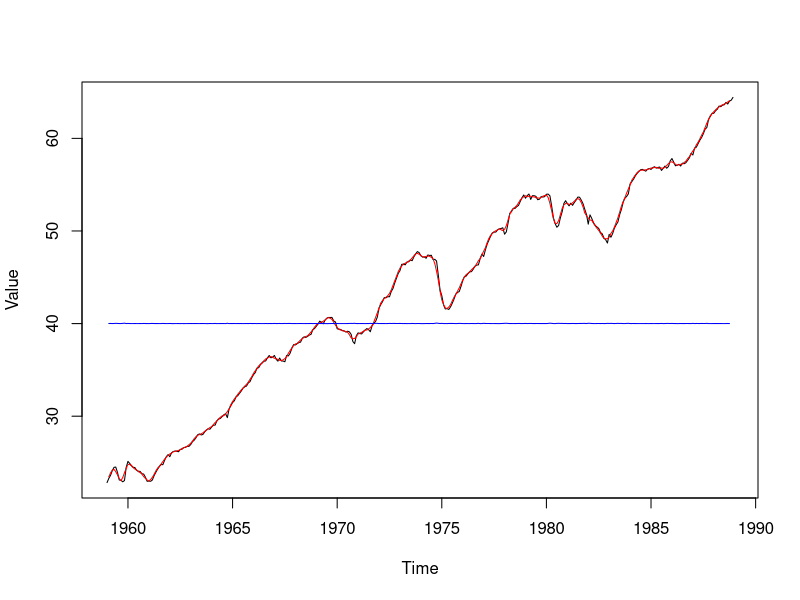
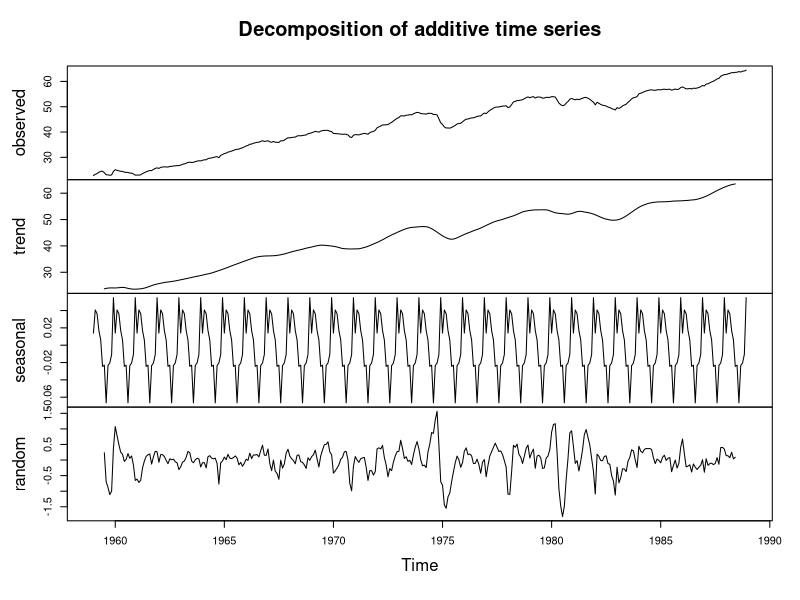
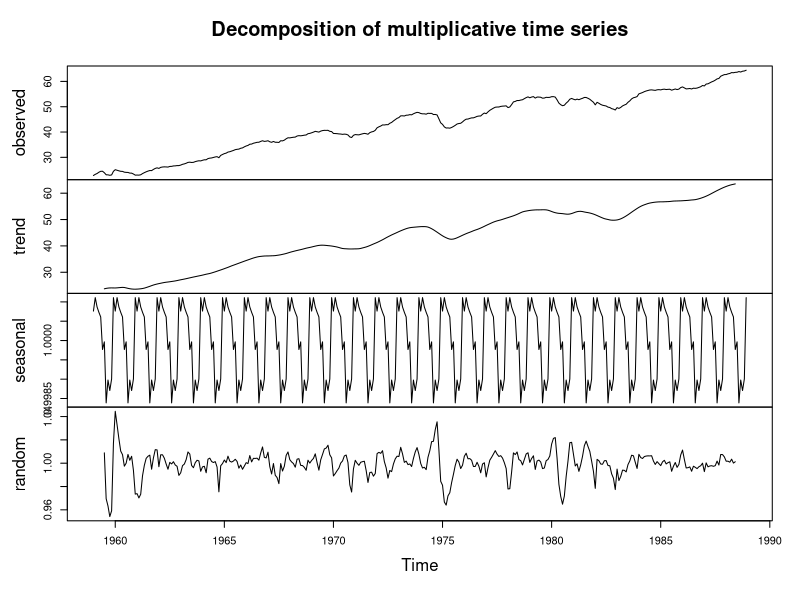
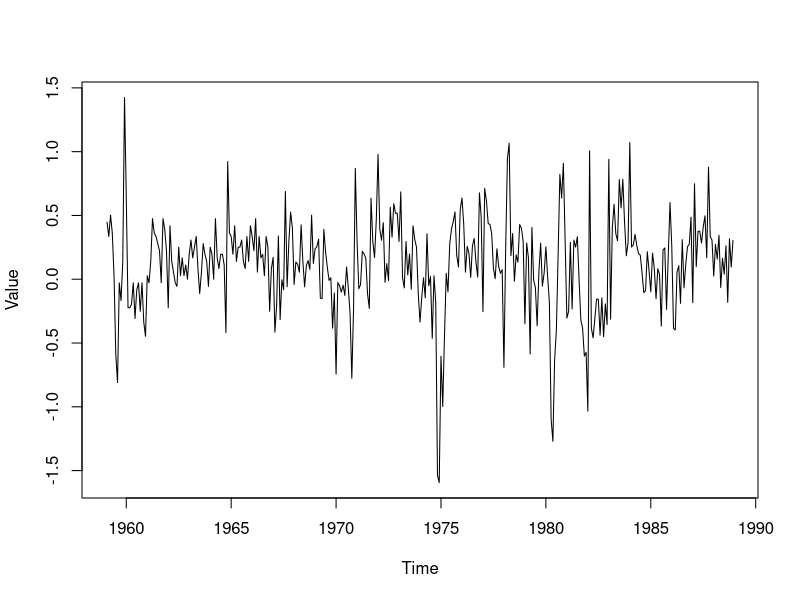
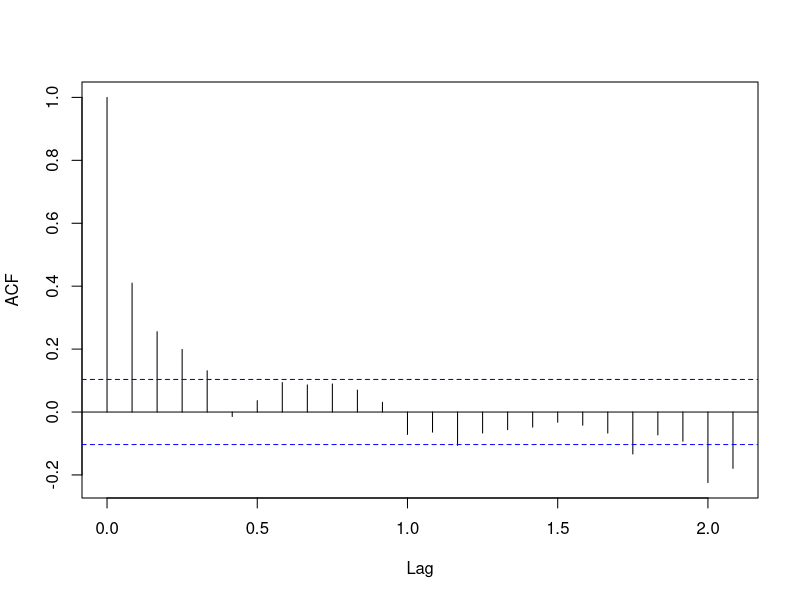
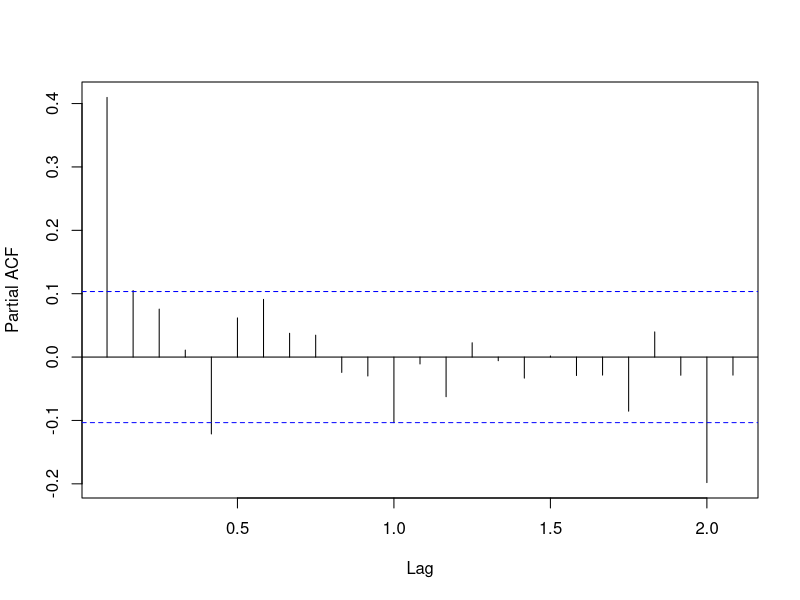

Here is the R script that generated these plots, in order: (Note: this script raises an error after producing the figures.)
install.packages("forecast")
install.packages("MLmetrics")
install.packages("tseries")
install.packages("zoo")
install.packages("xts")
library(forecast)
library(MLmetrics)
library(tseries)
library(zoo)
library(xts)

times_series<-read.csv("training.csv",header=TRUE, row.names = 1)
times_series.ts<-ts(times_series, start=c(1959,1), frequency=12)
times_series.ts
plot.ts(times_series.ts)
#1 способ
adf.test(times_series.ts,alternative="stationary")
#Поскольку значение p-value велико, 
#то нет оснований отвергать гипотезу о наличии единичного корня (ряд можно считать нестационарным).
#2 способ
#Скользящее среднее
times_series_rm<-rollmean(times_series.ts,4)
lines(times_series_rm,col="red")
#Стандартное отклонение
times_series_sd<-((times_series_rm-times_series.ts)^2/359)^(1/2)
lines(times_series_sd+40,col="blue")

#Первый график - временной ряд
#Второй график - оценка составляющей тренда
#Третий график - оценка сезонной компоненты
#Четвертый график - оценка случайной компоненты
type<-c("additive", "multiplicative")
times_series_components<-decompose(times_series.ts,type[1])
plot(times_series_components)
times_series_components<-decompose(times_series.ts,type[2])
plot(times_series_components)

adf.test(times_series_components$seasonal,alternative="stationary")
times_series_components$trend
times_series_components$random

diff_1<-diff(times_series.ts, differences=1)
plot.ts(diff_1)
adf.test(diff_1,alternative="stationary")
#стационарный, так как p-value очень мало
#функция , которая считает порядок интегрирования библиотека forecast
d<-ndiffs(times_series.ts)#d=1
(acf(diff_1,main=""))#q = 4
(pacf(diff_1,main=""))#p = 2

model01<-arima(times_series.ts,order=c(2,1,0))#order(p,d,q)
model02<-arima(times_series.ts,order=c(0,1,4))#order(p,d,q)
model03<-arima(times_series.ts,order=c(2,1,4))#order(p,d,q)
model04<-arima(times_series.ts,order=c(1,1,1))#

#сравниваем модели по r2_score он должен быть ближе к нулю
test<-read.csv("testing.csv",header=TRUE, row.names = 1)
test.ts<-ts(test, start=c(1989,1), frequency=12)
test.ts

frts_1<-forecast.Arima(model01,h=60)
R2_Score(frts_1$mean,test.ts)
plot.forecast(frts_1)
frts_2<-forecast.Arima(model02,h=60)
R2_Score(frts_2$mean,test.ts)
plot.forecast(frts_2)
frts_3<-forecast.Arima(model03,h=60)
R2_Score(frts_3$mean,test.ts)
plot.forecast(frts_3)
frts_4<-forecast.Arima(model04,h=60)
R2_Score(frts_4$mean,test.ts)
plot.forecast(frts_4)
#берем минмимальное:
AIC(model01,model02,model03,model04)
#выбираем модель 2) и выводим все на график
plot.forecast(frts_2)
lines(test.ts,col='red')
frts_2$mean
